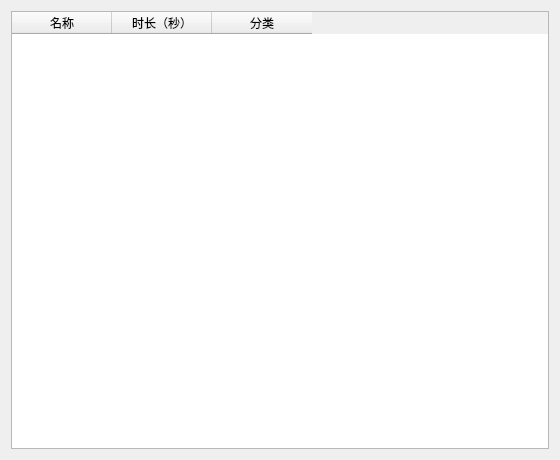
<?xml version="1.0" encoding="UTF-8"?>
<ui version="4.0">
 <class>AutoCompressionDetail</class>
 <widget class="QDialog" name="AutoCompressionDetail">
  <property name="geometry">
   <rect>
    <x>0</x>
    <y>0</y>
    <width>560</width>
    <height>460</height>
   </rect>
  </property>
  <property name="windowTitle">
   <string>音效详情</string>
  </property>
  <layout class="QVBoxLayout" name="verticalLayout">
   <item>
    <widget class="QTableWidget" name="tblAudioDetails">
     <property name="alternatingRowColors">
      <bool>true</bool>
     </property>
     <property name="editTriggers">
      <set>QAbstractItemView::NoEditTriggers</set>
     </property>
     <property name="selectionBehavior">
      <enum>QAbstractItemView::SelectRows</enum>
     </property>
     <property name="sortingEnabled">
      <bool>true</bool>
     </property>
     <column>
      <property name="text">
       <string>名称</string>
      </property>
     </column>
     <column>
      <property name="text">
       <string>时长（秒）</string>
      </property>
     </column>
     <column>
      <property name="text">
       <string>分类</string>
      </property>
     </column>
    </widget>
   </item>
  </layout>
 </widget>
 <resources/>
 <connections/>
</ui>
